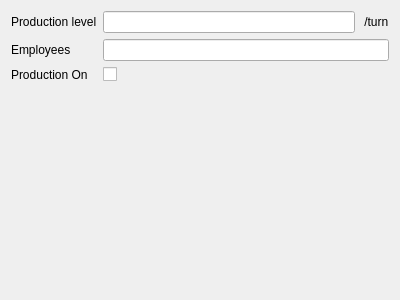
<?xml version="1.0" encoding="UTF-8"?>
<ui version="4.0">
 <class>Hunter</class>
 <widget class="QWidget" name="Hunter">
  <property name="geometry">
   <rect>
    <x>0</x>
    <y>0</y>
    <width>400</width>
    <height>300</height>
   </rect>
  </property>
  <property name="windowTitle">
   <string>Form</string>
  </property>
  <layout class="QGridLayout" name="gridLayout_2">
   <item row="0" column="0">
    <layout class="QFormLayout" name="formLayout">
     <item row="0" column="0">
      <widget class="QLabel" name="label">
       <property name="text">
        <string>Production level</string>
       </property>
      </widget>
     </item>
     <item row="0" column="1">
      <layout class="QHBoxLayout" name="horizontalLayout_2">
       <item>
        <widget class="QLineEdit" name="prodLevelLineEdit">
         <property name="readOnly">
          <bool>true</bool>
         </property>
        </widget>
       </item>
       <item>
        <widget class="QLabel" name="label_3">
         <property name="text">
          <string> /turn</string>
         </property>
        </widget>
       </item>
      </layout>
     </item>
     <item row="1" column="0">
      <widget class="QLabel" name="label_2">
       <property name="text">
        <string>Employees</string>
       </property>
      </widget>
     </item>
     <item row="1" column="1">
      <widget class="QLineEdit" name="employeeLineEdit">
       <property name="readOnly">
        <bool>true</bool>
       </property>
      </widget>
     </item>
     <item row="2" column="0">
      <widget class="QLabel" name="label_4">
       <property name="text">
        <string>Production On</string>
       </property>
      </widget>
     </item>
     <item row="2" column="1">
      <widget class="QCheckBox" name="prodOnCheckBox">
       <property name="text">
        <string/>
       </property>
      </widget>
     </item>
    </layout>
   </item>
   <item row="1" column="0">
    <spacer name="verticalSpacer">
     <property name="orientation">
      <enum>Qt::Vertical</enum>
     </property>
     <property name="sizeHint" stdset="0">
      <size>
       <width>20</width>
       <height>40</height>
      </size>
     </property>
    </spacer>
   </item>
  </layout>
 </widget>
 <resources/>
 <connections/>
</ui>
